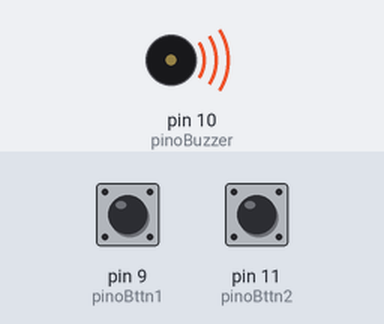
This sketch was run on a simulated Arduino Uno, built with avr-gcc and run on an emulated ATmega328P. Parts: buzzer (waves = sounding). The test bench sets the inputs (shaded band); at power-on: pin 9 (pinoBttn1) HIGH, pin 11 (pinoBttn2) HIGH.

Above: at 0.7 s.
At 5.2 s:
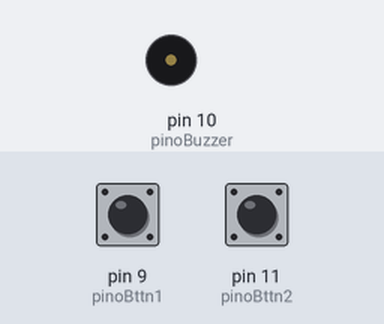
Timing chart, 0 to 6.9 s (numbered marks = the images above):
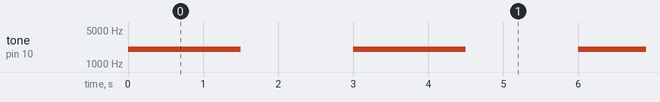

The sketch:

variable_frequency.ino
```cpp
//Variáveis
int frequency = 2000; //Frequência inicial padrão
const int pinoBuzzer = 10; //Constante que determina o pino onde está conectado o buzzer.
const int pinoBttn1 = 9; //Constante que determina o pino onde está conectado o botão 1.
const int pinoBttn2 = 11; //Constante que determina o pino onde está conectado o botão 2.

void setup() {
  pinMode(pinoBuzzer, OUTPUT); //Configura o pino digital do buzzer como saída de dados.
  pinMode(pinoBttn1, INPUT_PULLUP); //Configura o pino digital do botão como entrada de dados.
  pinMode(pinoBttn2, INPUT_PULLUP); //Configura o pino digital do botão como entrada de dados.
}

void loop() {
  //Soma 100 à frequência se o botão estiver pressionado.
  if (digitalRead(pinoBttn1) == LOW) {
    frequency = frequency + 100;
  }
  //Subtrai 100 da frequência se o botão estiver pressionado.
  if (digitalRead(pinoBttn2) == LOW) {
    frequency = frequency - 100;
  }

  tone(pinoBuzzer, frequency); //Gera frequência para o buzzer.
  delay(1500);
  noTone(pinoBuzzer); //Para de produzir frequência para o buzzer.
  delay(1500);
}
```

Measured:
- by itself, tone on pin 10 (pinoBuzzer): alternates 2000 Hz for 1.5 s and silent for 1.5 s
